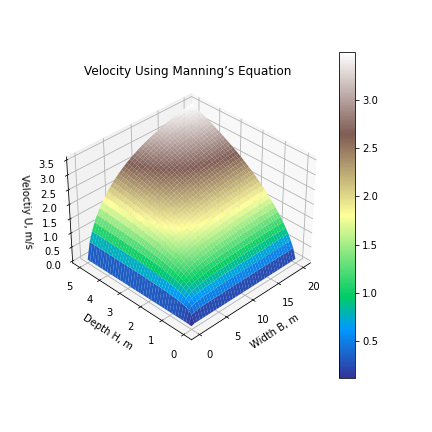

Reproduce this figure in Python.
#!/usr/bin/env python3
# -*- coding: utf-8 -*-
"""
Created on Sun Oct 31 10:32:48 2021

@author: tylerklimas

[water_channel.py]
[Tyler Klimas]
[10-30-21]

I understand and have adhered to all the tenets of the Duke Community Standard 
in creating this code.
Signed: [TK206]

"""

import numpy as np
import matplotlib.pyplot as plt
import mpl_toolkits.mplot3d as axes3d
from matplotlib import cm


nx = .02
sx = .001
bx, hx = np.meshgrid(np.linspace(.01, 20, 40), np.linspace(.01, 5, 41))


def manning(s, b, h, n):
    u = ((s**(1/2))/n)*(b*h/(b+2*h))**(2/3)
    return u
ux = manning(sx, bx, hx, nx)

mann_plot = plt.figure(num=1, clear=True)
mann_plot.set_size_inches(6, 6)
num1 = mann_plot.add_subplot(1, 1, 1, projection='3d')
final = num1.plot_surface(bx, hx, ux, cmap=cm.terrain)
num1.set(xlabel='Width B, m',
       ylabel = 'Depth H, m',
       zlabel = 'Veloctiy U, m/s',
       xticks = [0,5,10,15,20],
       yticks = [0,1,2,3,4,5],
       zticks = [0, .5, 1, 1.5, 2, 2.5, 3, 3.5],
       title = 'Velocity Using Manning’s Equation')
mann_plot.colorbar(final)

num1.view_init(elev = 35, azim = -135)

mann_plot.savefig('water_channel.png')
       

